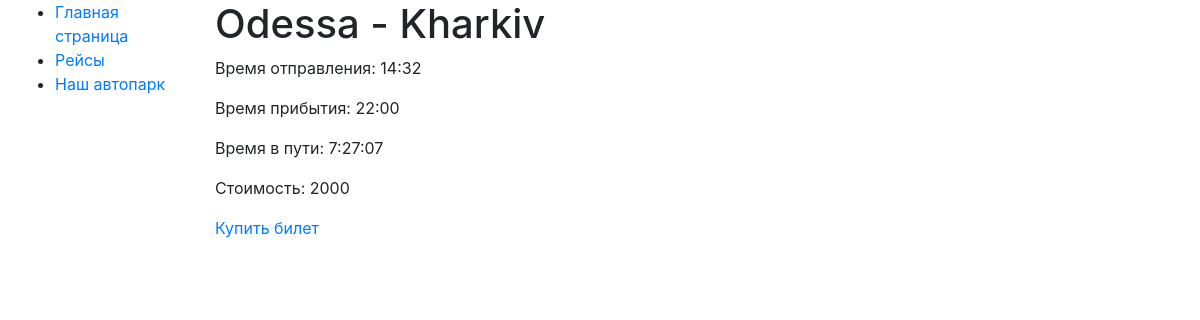
Page /flight/3/ on the committed database.
### app/models.py (models this page shows, shortened)
class Flight(models.Model):
    name = models.CharField(max_length=255)
    departure_time = models.DateTimeField()
    arrival_time = models.DateTimeField()
    cost = models.IntegerField()
    car = models.ForeignKey(Car, on_delete=models.CASCADE)

### app/views.py (the view)
# urls.py: path("flight/<int:pk>/", FlightDetailViews.as_view(), name="flight-detail"),
class FlightDetailViews(generic.DetailView):
    model = Flight

### templates/app/flight_detail.html
{% extends "base.html" %}
{% load mathfilters %}
{% block content %}
  <h1>{{ flight.name }}</h1>
  <p>Время отправления: {{ flight.departure_time|date:"H:i" }}</p>
  <p>Время прибытия: {{ flight.arrival_time|date:"H:i" }}</p>
  <p>Время в пути: {{ flight.arrival_time|sub:flight.departure_time }}</p>
  <p>Стоимость: {{ flight.cost }}</p>
  <a href="{% url 'app:flight-order' pk=flight.id%}">Купить билет</a>
{% endblock %}

### rows in the picture
Flight: name "Odessa - Kharkiv", departure_time "14:32", arrival_time "22:00", arrival_time|sub "7:27:07", cost "2000"
